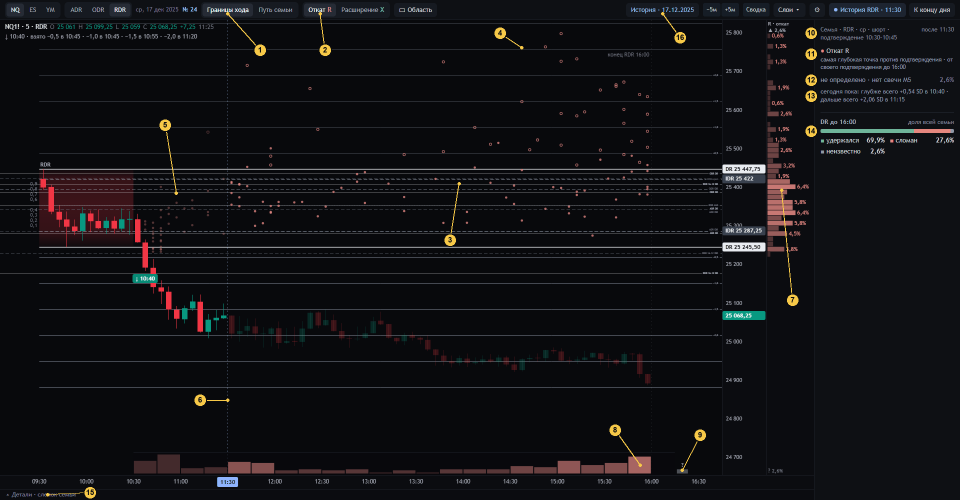
#> input picture meaning/img/24-obzor.png, 1920 x 1000 px, given in place of conf.png, which was not available (shown at 1/2 size)
$ python annotate.py
#> lines starting #> are read from the running program, lines starting #| are printed output that depends on the picture
"""Numbered markers on the design 22 snapshots for meaning/04-dizajn-22.md (the numbers are explained there).

python meaning/img/annotate.py      (after design/sozvezdiya-22/src/shots.sh; synthetic mockup pictures only)
"""
import os

from PIL import Image, ImageDraw, ImageFont

HERE = os.path.dirname(os.path.abspath(__file__))
SNAP = os.path.join(HERE, '..', '..', 'design', 'sozvezdiya-22', 'snap')
FONT = ImageFont.truetype(r'C:\Windows\Fonts\arialbd.ttf', 15)

# (number, marker centre, point it refers to or None)
MARKS = {
    'conf.png': ('22-obzor.png', [
        (1, (1395, 200), (1313, 232)), (2, (1000, 195), (1000, 262)), (3, (905, 635), (1000, 697)),
        (4, (960, 775), (1060, 812)), (5, (1000, 575), (1050, 505)), (6, (1600, 305), (1567, 265)),
        (7, (1180, 870), (1175, 918)), (8, (330, 800), (262, 800)), (9, (560, 670), (560, 632)),
        (10, (1624, 60), None), (11, (1624, 176), None), (12, (1624, 453), None), (13, (1624, 577), None)]),
    'brk.png': ('22-bez-sopostavleniya.png', [
        (1, (1624, 72), None), (2, (1624, 118), None), (3, (1624, 240), None), (4, (1624, 493), None),
        (5, (960, 420), (962, 478)), (6, (470, 760), (527, 716))]),
    'wait.png': ('22-do-podtverzhdeniya.png', [
        (1, (1624, 84), None), (2, (1624, 122), None), (3, (1392, 295), (1345, 331)), (4, (1624, 268), None),
        (5, (480, 290), (480, 350))]),
    'conf_hl_3.png': ('22-mesto-navedenie.png', [
        (1, (1624, 247), None), (2, (700, 230), (778, 268)), (3, (1150, 880), (1225, 958)), (4, (1180, 205), (1100, 262))]),
}


def mark(d, n, c, p):
    if p:
        d.line([c, p], fill=(247, 201, 72), width=2)
        d.ellipse([p[0] - 3, p[1] - 3, p[0] + 3, p[1] + 3], fill=(247, 201, 72))
    r = 13
    d.ellipse([c[0] - r, c[1] - r, c[0] + r, c[1] + r], fill=(247, 201, 72), outline=(11, 12, 16), width=2)
    t = str(n)
    w = d.textlength(t, font=FONT)
    d.text((c[0] - w / 2, c[1] - 9), t, font=FONT, fill=(11, 12, 16))


for src, (dst, marks) in MARKS.items():
    im = Image.open(os.path.join(SNAP, src)).convert('RGB')
#> im is the input picture: PIL image 1920x1000 RGB; mean R, G, B 17.3, 17.3, 20.3
    d = ImageDraw.Draw(im)
    for n, c, p in marks:
        mark(d, n, c, p)
    im.save(os.path.join(HERE, dst), optimize=True)
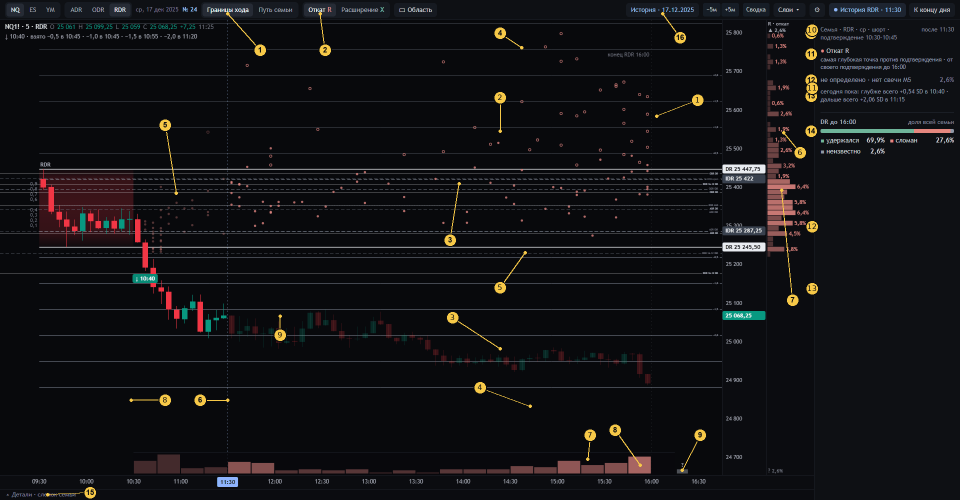
#> saved as 22-obzor.png: PIL image 1920x1000 RGB (shown at 1/2 size); mean R, G, B 18.1, 17.8, 20.5
#> pass 3 of the loop `for src, (dst, marks) in MARKS.items():`:
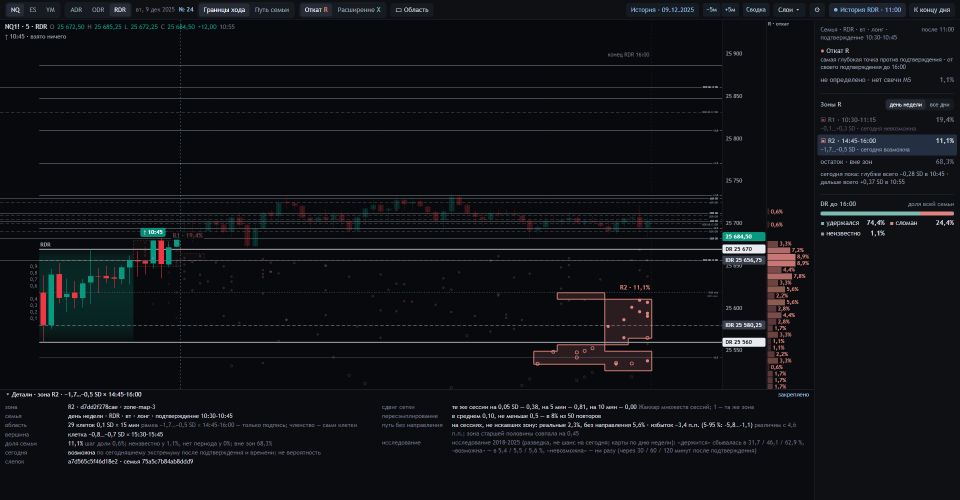
#> input picture meaning/img/12-zony-r.png, 1920 x 1000 px, given in place of wait.png, which was not available (shown at 1/2 size)
#> im is the input picture: PIL image 1920x1000 RGB; mean R, G, B 16.8, 18.3, 22
#> `im.save(os.path.join(HERE, dst), optimize=True)`:
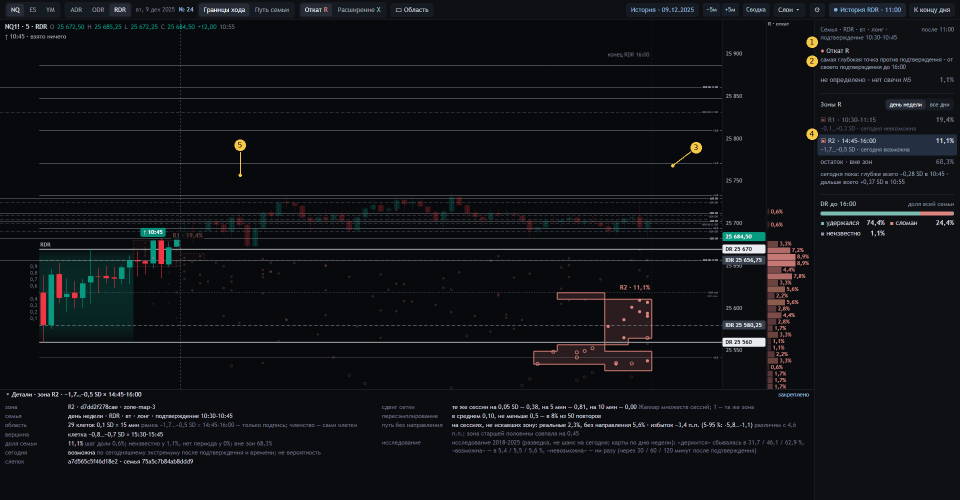
#> saved as 22-do-podtverzhdeniya.png: PIL image 1920x1000 RGB (shown at 1/2 size); mean R, G, B 17, 18.5, 22
#> the loop made 4 passes; the first 3 are shown
    print(dst)
